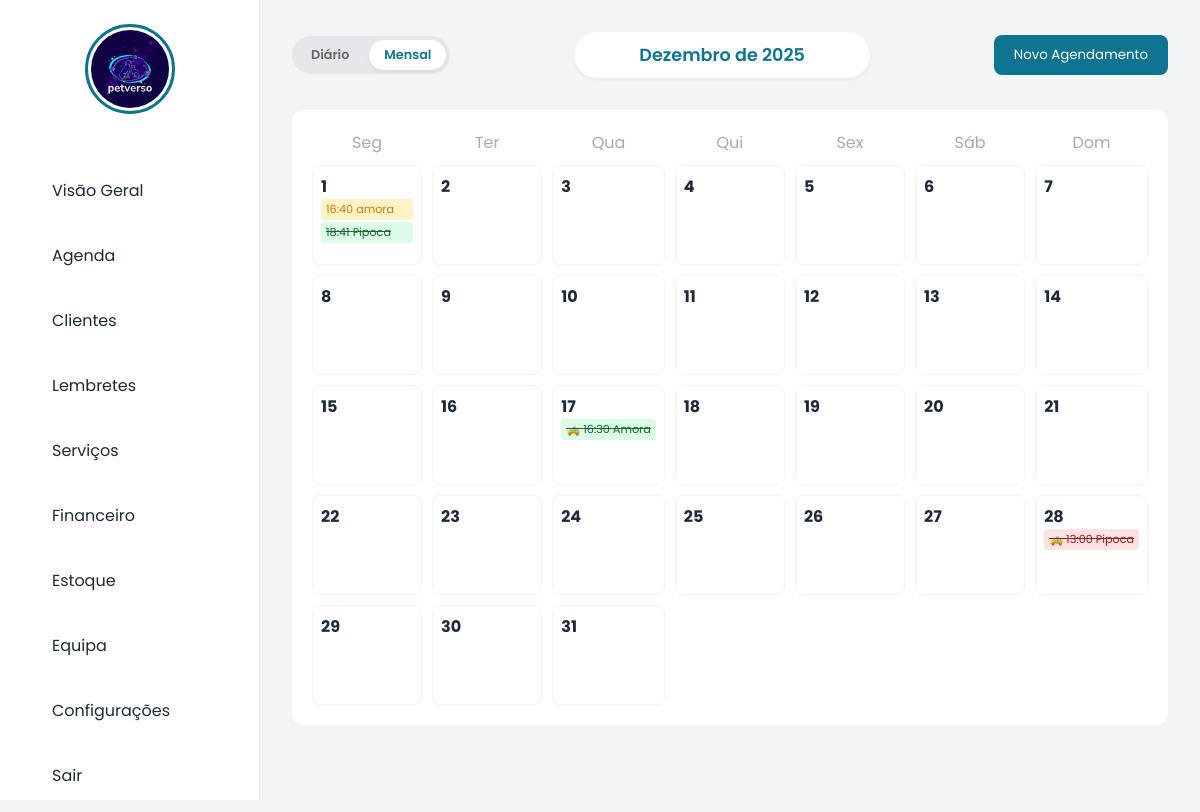
Screenshot of /agenda?modo=mensal&data=2025-12-27 (signed in) with the database file from the repository.
### tables this page shows
CREATE TABLE agenda (
            id INTEGER PRIMARY KEY AUTOINCREMENT,
            nome_pet TEXT NOT NULL,
            servico TEXT NOT NULL,
            data TEXT NOT NULL,
            hora TEXT NOT NULL,
            status TEXT DEFAULT 'Agendado',
            observacoes TEXT
        , taxi TEXT, nome_tutor TEXT, cliente_id INTEGER);

### app.py (the view, shortened to what this page needs)
@app.route('/agenda', methods=['GET', 'POST'])
def agenda():
    if not tem_permissao('agenda'): return redirect('/dashboard')
    conn = get_db_connection()
    modo = request.args.get('modo', 'diario')
    data_str = request.args.get('data', date.today().strftime('%Y-%m-%d'))
    try:
        data_obj = datetime.strptime(data_str, '%Y-%m-%d').date()
    except ValueError:
        data_obj = date.today()
        data_str = data_obj.strftime('%Y-%m-%d')
    if modo == 'mensal':
        import calendar
        dias_no_mes = calendar.monthrange(data_obj.year, data_obj.month)[1]
        data_proxima = (data_obj.replace(day=dias_no_mes) + timedelta(days=1)).strftime('%Y-%m-%d')
        data_anterior = (data_obj.replace(day=1) - timedelta(days=1)).strftime('%Y-%m-%d')
        meses_nomes = {1:'Janeiro', 2:'Fevereiro', 3:'Março', 4:'Abril', 5:'Maio', 6:'Junho',
                       7:'Julho', 8:'Agosto', 9:'Setembro', 10:'Outubro', 11:'Novembro', 12:'Dezembro'}
        texto_titulo = f"{meses_nomes[data_obj.month]} de {data_obj.year}"
        query_sql = "strftime('%Y-%m', a.data) = ?"
        param_sql = data_obj.strftime('%Y-%m')
        calendario_matriz = calendar.monthcalendar(data_obj.year, data_obj.month)
    agendamentos = conn.execute(f'''
        SELECT a.*,
               c.raca, c.porte, c.comportamento, c.whatsapp, c.observacoes as obs_cliente
        FROM agenda a
        LEFT JOIN clientes c ON a.cliente_id = c.id
        WHERE {query_sql}
        ORDER BY a.hora
    ''', (param_sql,)).fetchall()
    mapa_agendamentos = {}
    if modo == 'mensal':
        for ag in agendamentos:
            d = ag['data']
            if d not in mapa_agendamentos: mapa_agendamentos[d] = []
            mapa_agendamentos[d].append(ag)
    opcoes_servicos = conn.execute("SELECT nome FROM servicos ORDER BY nome").fetchall()
    opcoes_pets = conn.execute("SELECT id, nome_pet, nome_tutor FROM clientes ORDER BY nome_pet").fetchall()
    conn.close()
    return render_template('agenda.html',
                           agendamentos=agendamentos,
                           opcoes_servicos=opcoes_servicos,
                           opcoes_pets=opcoes_pets,
                           modo=modo,
                           data_atual=data_str,
                           data_obj=data_obj,
                           texto_titulo=texto_titulo,
                           link_anterior=data_anterior,
                           link_proximo=data_proxima,
                           calendario=calendario_matriz,
                           mapa_agendamentos=mapa_agendamentos)

### app.py (called while the page is built)
@app.context_processor
def inject_cache_buster():
    return dict(cache_buster=time.time())

def get_db_connection():
    conn = sqlite3.connect(DB_NAME)
    conn.row_factory = sqlite3.Row # Permite chamar colunas pelo nome
    return conn

def tem_permissao(area):
    if 'user_id' not in session: return False
    if session.get('cargo') == 'gerente': return True
    permissoes_usuario = session.get('permissoes', '')
    if not permissoes_usuario: return False
    lista = permissoes_usuario.split(',')
    return area in lista

### templates/agenda.html (shortened to what this page needs)
<!DOCTYPE html>
<html lang="pt-pt">
<head>
    <link rel="stylesheet" href="/static/style.css">
</head>
<body>
  <nav class="sidebar">
    <div class="sidebar-header">
        <img src="{{ url_for('static', filename='logo.png') }}?v={{ cache_buster }}" alt="Logo" class="logo-circulo">
    </div>
    <a href="/dashboard" class="menu-item"> Visão Geral</a>
    {% if tem_permissao('agenda') %}
    <a href="/agenda" class="menu-item"> Agenda</a>
    {% endif %}
    {% if tem_permissao('clientes') %}
    <a href="/clientes" class="menu-item"> Clientes</a>
    {% endif %}
    <a href="/lembretes" class="menu-item"> Lembretes</a>
    {% if tem_permissao('servicos') %}
    <a href="/servicos" class="menu-item"> Serviços</a>
    {% endif %}
    {% if tem_permissao('financeiro') %}
    <a href="/financeiro" class="menu-item"> Financeiro</a>
    {% endif %}
    {% if tem_permissao('estoque') %}
    <a href="/estoque" class="menu-item"> Estoque</a>
    {% endif %}
    {% if session['cargo'] == 'gerente' %}
    <a href="/equipa" class="menu-item"> Equipa</a>
    {% endif %}
    {% if session['cargo'] == 'gerente' %}
    <a href="/configuracoes" class="menu-item"> Configurações</a>
{% endif %}
    <div style="margin-top: auto;">
        <a href="/logout" class="menu-item"> Sair</a>
    </div>
</nav>
    <main class="main-content">
        <div class="page-header">
            <div class="view-switch">
                <a href="?modo=diario&data={{ data_atual }}" class="{% if modo == 'diario' %}view-active{% else %}view-inactive{% endif %}">Diário</a>
                <a href="?modo=mensal&data={{ data_atual }}" class="{% if modo == 'mensal' %}view-active{% else %}view-inactive{% endif %}">Mensal</a>
            </div>
            <div class="nav-controle">
                <a href="?modo={{ modo }}&data={{ link_anterior }}" class="nav-seta"></a>
                <span class="nav-titulo">{{ texto_titulo }}</span>
                <a href="?modo={{ modo }}&data={{ link_proximo }}" class="nav-seta"></a>
            </div>
            <button onclick="novoAgendamento()" style="background: var(--primary-color); color: white; border: none; padding: 10px 20px; border-radius: 8px; cursor: pointer;">
                 Novo Agendamento
            </button>
        </div>
        {% if modo == 'mensal' %}
        <div class="calendar-grid">
            <div style="text-align:center; color:#aaa;">Seg</div><div style="text-align:center; color:#aaa;">Ter</div><div style="text-align:center; color:#aaa;">Qua</div>
            <div style="text-align:center; color:#aaa;">Qui</div><div style="text-align:center; color:#aaa;">Sex</div><div style="text-align:center; color:#aaa;">Sáb</div><div style="text-align:center; color:#aaa;">Dom</div>
            {% for semana in calendario %}
                {% for dia in semana %}
                    {% if dia == 0 %} <div class="cal-day" style="border:none; cursor:default;"></div>
                    {% else %}
                        {% set data_chave = data_obj.strftime('%Y-%m') ~ '-' ~ '%02d'|format(dia) %}
                        <div class="cal-day" onclick="window.location.href='?modo=diario&data={{ data_chave }}'">
                            <span style="font-weight:bold;">{{ dia }}</span>
                            {% if data_chave in mapa_agendamentos %}
                                {% for ag in mapa_agendamentos[data_chave] %}
                                    <div class="appt-dot dot-{{ ag['status'] }}">{% if ag['taxi']=='Sim' %}🚕{% endif %} {{ ag['hora'] }} {{ ag['nome_pet'] }}</div>
                                {% endfor %}
                            {% endif %}
                        </div>
                    {% endif %}
                {% endfor %}
            {% endfor %}
        </div>
        {% endif %}
    </main>
</body>
</html>

### static/style.css (style rules this page uses)
:root { --primary-color: #0e7490; --bg-color: #f3f4f6; --text-dark: #1f2937; }
* { margin: 0; padding: 0; box-sizing: border-box; font-family: 'Poppins', sans-serif; }
body { background-color: var(--bg-color); color: var(--text-dark); display: flex; height: 100vh; overflow: hidden; }
.sidebar { width: 260px; background: white; border-right: 1px solid #e5e7eb; padding: 1.5rem; display: flex; flex-direction: column; flex-shrink: 0; }
.sidebar-header { margin-bottom: 3rem; display: flex; justify-content: center; }
.logo-circulo { width: 90px; height: 90px; border-radius: 50%; object-fit: cover; border: 3px solid var(--primary-color); padding: 3px; }
.menu-item { display: flex; align-items: center; gap: 12px; padding: 1rem; color: var(--text-dark); text-decoration: none; border-radius: 8px; margin-bottom: 0.5rem; transition: 0.3s; }
.main-content { flex: 1; padding: 2rem; overflow-y: auto; }

### templates/agenda.html (style rules this page uses)
.page-header { display: flex; justify-content: space-between; align-items: center; margin-bottom: 2rem; }
.nav-controle { display: flex; align-items: center; gap: 15px; background: white; padding: 8px 20px; border-radius: 30px; box-shadow: 0 2px 4px rgba(0,0,0,0.05); }
.nav-seta { color: var(--text-dark); font-size: 1.2rem; cursor: pointer; text-decoration: none; width: 30px; height: 30px; display:flex; align-items:center; justify-content:center; border-radius: 50%; }
.nav-titulo { font-size: 1.1rem; font-weight: 600; color: var(--primary-color); min-width: 140px; text-align: center; }
.view-switch { display: flex; gap: 5px; background: #e5e7eb; padding: 4px; border-radius: 20px; }
.view-switch a { padding: 6px 15px; border-radius: 16px; text-decoration: none; font-size: 0.8rem; font-weight: 600; transition: 0.3s; }
.view-active { background: white; color: var(--primary-color); box-shadow: 0 2px 4px rgba(0,0,0,0.05); }
.view-inactive { background: transparent; color: #666; }
.calendar-grid { display: grid; grid-template-columns: repeat(7, 1fr); gap: 10px; background: white; padding: 20px; border-radius: 12px; }
.cal-day { min-height: 100px; border: 1px solid #f3f4f6; border-radius: 8px; padding: 8px; cursor: pointer; }
.appt-dot { font-size: 0.7rem; padding: 2px 5px; border-radius: 4px; margin-bottom: 2px; white-space: nowrap; overflow: hidden; }
.dot-Concluído { background: #dcfce7; color: #166534; text-decoration: line-through; }
.dot-Agendado { background: #fef3c7; color: #d97706; }
.dot-Cancelado { background: #fee2e2; color: #991b1b; text-decoration: line-through; }

### rows the page displays
agenda: hora "16:40", nome_pet "amora"
agenda: hora "18:41", nome_pet "Pipoca"
agenda: hora "16:30", nome_pet "Amora"
agenda: hora "13:00", nome_pet "Pipoca"

### other values shown
{{ texto_titulo }} "Dezembro de 2025"
{{ dia }} "1" "2" "3" "4" "5" "6" "7" "8" "9" "10" "11" "12" "13" "14" "15" "16" "17" "18" "19" "20" "21" "22" "23" "24" "25" "26" "27" "28" "29" "30" "31"
